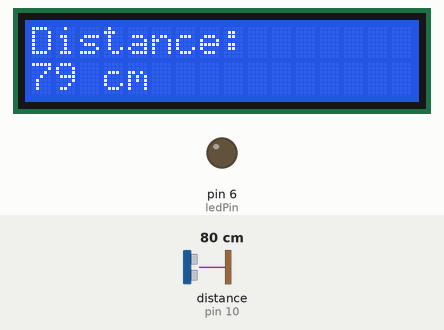
Recording of a sketch running on a simulated Arduino Uno, built with avr-gcc and run on an emulated ATmega328P. Shown: 16×2 character LCD, output pins drawn as LEDs (lit = HIGH). Wiring (inferred from the names in the program): ultrasonic range finder: trigger pin 9; echo pin 10. Dashed ring = blinking. The test bench sets the inputs (shaded band); at power-on: distance to the obstacle (sensor on pin 10) 80 cm. The echo pulse lasts 58.3 µs per cm; pins used as bus, display or sensor lines are not drawn.

Above: at 1.2 s.
1.3 s: distance to the obstacle (sensor on pin 10) set to 13 cm
At 2.5 s:
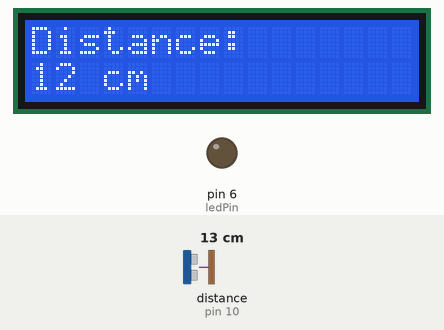
2.8 s: distance to the obstacle (sensor on pin 10) set to 10 cm
At 3.2 s:
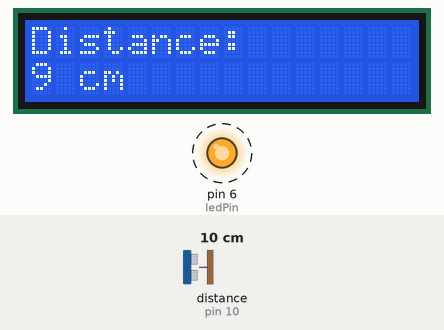
5.8 s: distance to the obstacle (sensor on pin 10) set to 120 cm
At 6.5 s:
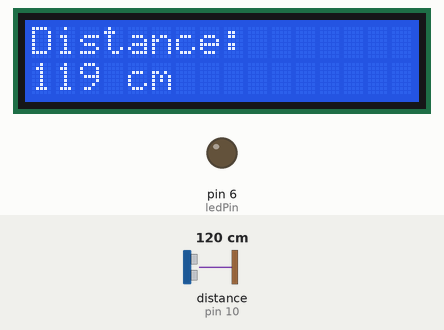
Timing chart, 0 to 8.8 s (numbered marks = the images above; inputs shaded):
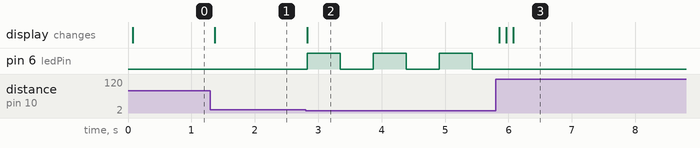

Measured:
- the behaviour switches between 12 and 11 cm on distance to the obstacle (sensor on pin 10) (found by bisection; images 1 and 2)
- after the input at 1.3 s, the display: changes after 0.07 s (image 1)
- after the input at 2.8 s, pin 6 (ledPin): alternates HIGH for 0.52 s and LOW for 0.52 s, starting at once; the display: changes at once (image 2)
- after the input at 5.8 s, pin 6 (ledPin): stops changing and stays LOW; the display: changes after 0.05 s (image 3)

The sketch:

sketch_dec12a.ino
```cpp
#include <LiquidCrystal.h>

LiquidCrystal lcd(12, 11, 5, 4, 3, 2);

const int trigPin = 9;
const int echoPin = 10;

const int ledPin = 6;

unsigned long previousMillis = 0;
bool ledState = LOW;

void setup() {
  pinMode(trigPin, OUTPUT);
  pinMode(echoPin, INPUT);
  pinMode(ledPin, OUTPUT);

  lcd.begin(16, 2);

  lcd.setCursor(0, 0);
  lcd.print("Distance:");
}

void loop() {
  digitalWrite(trigPin, LOW);
  delayMicroseconds(2);

  digitalWrite(trigPin, HIGH);
  delayMicroseconds(10);

  digitalWrite(trigPin, LOW);

  long duration = pulseIn(echoPin, HIGH);

  int distance = duration * 0.0343 / 2;

  lcd.setCursor(0, 1);
  lcd.print("                ");
  lcd.setCursor(0, 1);
  lcd.print(distance);
  lcd.print(" cm");

  if (distance <= 10) {
    unsigned long currentMillis = millis();

    if (currentMillis - previousMillis >= 500) {
      previousMillis = currentMillis;
      ledState = !ledState;
      digitalWrite(ledPin, ledState);
    }
  } else {
    digitalWrite(ledPin, LOW);
    ledState = LOW;
  }

  delay(100);
}
```
